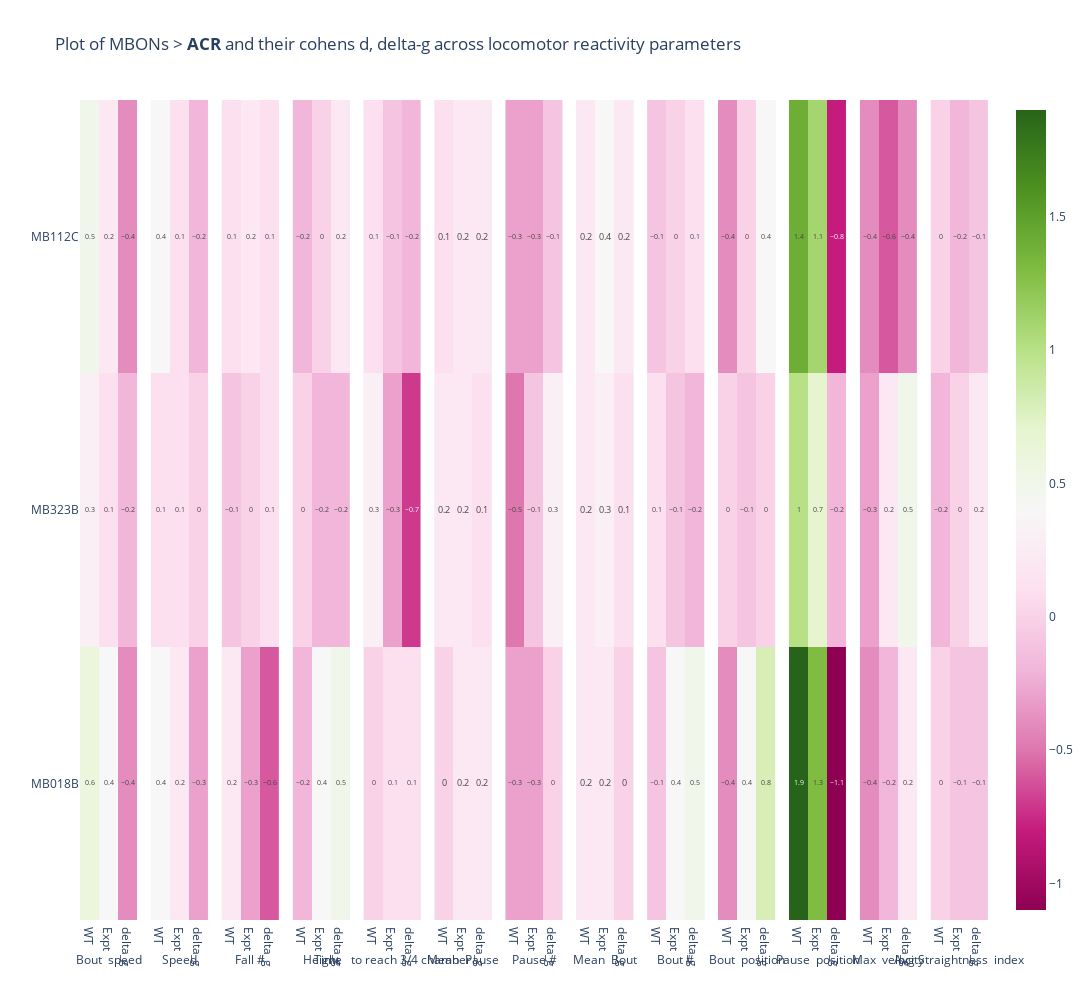

The notebook cell saved with this chart:
### Code cell
# f1,ax = plt.subplots(nrows=1, ncols=13, sharex=False, sharey = True, figsize=(15, 6))

from plotly.subplots import make_subplots
import plotly.graph_objects as go
import plotly.express as px

subplottitles = list(map(lambda s:s.replace('\n', ''), dfreg2.columns))
g1 = round(totalregdf,1)

fig = make_subplots(rows = 1,cols = 13, horizontal_spacing = 0.015, shared_yaxes =True, subplot_titles= dfreg2.columns)   


for n, j in zip(dfreg2.columns, list(range(1,14))):
    figure1 = px.imshow(g1[n], text_auto = True, aspect = "auto")
    fig.add_trace(figure1['data'][0], row = 1, col = j)

fig.update_layout(title = 'Plot of MBONs > <b>' + responder +  '</b> and their cohens d, delta-g across locomotor reactivity parameters', height = 1000, width = 1800)
fig.update_annotations(font_size=12, yshift = -870)


#plt.savefig(openPath + "images\\"  + "cohens d and delta gheatmap_" + responder + "_" + date + ".png", dpi = 1200)

fig.show()

### Figure 1 — Plotly figure (JSON) as saved in the notebook; plotly's stock layout.template omitted (floating-point values rounded to 4 significant figures)
{"data": [{"coloraxis": "coloraxis", "hovertemplate": "x: %{x}<br>MBON: %{y}<br>color: %{z}<extra></extra>", "name": "0", "texttemplate": "%{z}", "type": "heatmap", "x": ["WT", "Expt", "delta_g"], "xaxis": "x", "y": ["MB018B", "MB323B", "MB112C"], "yaxis": "y", "z": [[0.6, 0.4, -0.4], [0.3, 0.1, -0.2], [0.5, 0.2, -0.4]]}, {"coloraxis": "coloraxis", "hovertemplate": "x: %{x}<br>MBON: %{y}<br>color: %{z}<extra></extra>", "name": "0", "texttemplate": "%{z}", "type": "heatmap", "x": ["WT", "Expt", "delta_g"], "xaxis": "x2", "y": ["MB018B", "MB323B", "MB112C"], "yaxis": "y2", "z": [[0.4, 0.2, -0.3], [0.1, 0.1, 0], [0.4, 0.1, -0.2]]}, {"coloraxis": "coloraxis", "hovertemplate": "x: %{x}<br>MBON: %{y}<br>color: %{z}<extra></extra>", "name": "0", "texttemplate": "%{z}", "type": "heatmap", "x": ["WT", "Expt", "delta_g"], "xaxis": "x3", "y": ["MB018B", "MB323B", "MB112C"], "yaxis": "y3", "z": [[0.2, -0.3, -0.6], [-0.1, 0, 0.1], [0.1, 0.2, 0.1]]}, {"coloraxis": "coloraxis", "hovertemplate": "x: %{x}<br>MBON: %{y}<br>color: %{z}<extra></extra>", "name": "0", "texttemplate": "%{z}", "type": "heatmap", "x": ["WT", "Expt", "delta_g"], "xaxis": "x4", "y": ["MB018B", "MB323B", "MB112C"], "yaxis": "y4", "z": [[-0.2, 0.4, 0.5], [0, -0.2, -0.2], [-0.2, 0, 0.2]]}, {"coloraxis": "coloraxis", "hovertemplate": "x: %{x}<br>MBON: %{y}<br>color: %{z}<extra></extra>", "name": "0", "texttemplate": "%{z}", "type": "heatmap", "x": ["WT", "Expt", "delta_g"], "xaxis": "x5", "y": ["MB018B", "MB323B", "MB112C"], "yaxis": "y5", "z": [[0, 0.1, 0.1], [0.3, -0.3, -0.7], [0.1, -0.1, -0.2]]}, {"coloraxis": "coloraxis", "hovertemplate": "x: %{x}<br>MBON: %{y}<br>color: %{z}<extra></extra>", "name": "0", "texttemplate": "%{z}", "type": "heatmap", "x": ["WT", "Expt", "delta_g"], "xaxis": "x6", "y": ["MB018B", "MB323B", "MB112C"], "yaxis": "y6", "z": [[0, 0.2, 0.2], [0.2, 0.2, 0.1], [0.1, 0.2, 0.2]]}, {"coloraxis": "coloraxis", "hovertemplate": "x: %{x}<br>MBON: %{y}<br>color: %{z}<extra></extra>", "name": "0", "texttemplate": "%{z}", "type": "heatmap", "x": ["WT", "Expt", "delta_g"], "xaxis": "x7", "y": ["MB018B", "MB323B", "MB112C"], "yaxis": "y7", "z": [[-0.3, -0.3, 0], [-0.5, -0.1, 0.3], [-0.3, -0.3, -0.1]]}, {"coloraxis": "coloraxis", "hovertemplate": "x: %{x}<br>MBON: %{y}<br>color: %{z}<extra></extra>", "name": "0", "texttemplate": "%{z}", "type": "heatmap", "x": ["WT", "Expt", "delta_g"], "xaxis": "x8", "y": ["MB018B", "MB323B", "MB112C"], "yaxis": "y8", "z": [[0.2, 0.2, 0], [0.2, 0.3, 0.1], [0.2, 0.4, 0.2]]}, {"coloraxis": "coloraxis", "hovertemplate": "x: %{x}<br>MBON: %{y}<br>color: %{z}<extra></extra>", "name": "0", "texttemplate": "%{z}", "type": "heatmap", "x": ["WT", "Expt", "delta_g"], "xaxis": "x9", "y": ["MB018B", "MB323B", "MB112C"], "yaxis": "y9", "z": [[-0.1, 0.4, 0.5], [0.1, -0.1, -0.2], [-0.1, 0, 0.1]]}, {"coloraxis": "coloraxis", "hovertemplate": "x: %{x}<br>MBON: %{y}<br>color: %{z}<extra></extra>", "name": "0", "texttemplate": "%{z}", "type": "heatmap", "x": ["WT", "Expt", "delta_g"], "xaxis": "x10", "y": ["MB018B", "MB323B", "MB112C"], "yaxis": "y10", "z": [[-0.4, 0.4, 0.8], [0, -0.1, 0], [-0.4, 0, 0.4]]}, {"coloraxis": "coloraxis", "hovertemplate": "x: %{x}<br>MBON: %{y}<br>color: %{z}<extra></extra>", "name": "0", "texttemplate": "%{z}", "type": "heatmap", "x": ["WT", "Expt", "delta_g"], "xaxis": "x11", "y": ["MB018B", "MB323B", "MB112C"], "yaxis": "y11", "z": [[1.9, 1.3, -1.1], [1, 0.7, -0.2], [1.4, 1.1, -0.8]]}, {"coloraxis": "coloraxis", "hovertemplate": "x: %{x}<br>MBON: %{y}<br>color: %{z}<extra></extra>", "name": "0", "texttemplate": "%{z}", "type": "heatmap", "x": ["WT", "Expt", "delta_g"], "xaxis": "x12", "y": ["MB018B", "MB323B", "MB112C"], "yaxis": "y12", "z": [[-0.4, -0.2, 0.2], [-0.3, 0.2, 0.5], [-0.4, -0.6, -0.4]]}, {"coloraxis": "coloraxis", "hovertemplate": "x: %{x}<br>MBON: %{y}<br>color: %{z}<extra></extra>", "name": "0", "texttemplate": "%{z}", "type": "heatmap", "x": ["WT", "Expt", "delta_g"], "xaxis": "x13", "y": ["MB018B", "MB323B", "MB112C"], "yaxis": "y13", "z": [[0, -0.1, -0.1], [-0.2, 0, 0.2], [0, -0.2, -0.1]]}], "layout": {"annotations": [{"font": {"size": 12}, "showarrow": false, "text": "Bout\n speed", "x": 0.03154, "xanchor": "center", "xref": "paper", "y": 1, "yanchor": "bottom", "yref": "paper", "yshift": -870}, {"font": {"size": 12}, "showarrow": false, "text": "Speed", "x": 0.1096, "xanchor": "center", "xref": "paper", "y": 1, "yanchor": "bottom", "yref": "paper", "yshift": -870}, {"font": {"size": 12}, "showarrow": false, "text": "Fall #", "x": 0.1877, "xanchor": "center", "xref": "paper", "y": 1, "yanchor": "bottom", "yref": "paper", "yshift": -870}, {"font": {"size": 12}, "showarrow": false, "text": "Height", "x": 0.2658, "xanchor": "center", "xref": "paper", "y": 1, "yanchor": "bottom", "yref": "paper", "yshift": -870}, {"font": {"size": 12}, "showarrow": false, "text": "Time \n to reach 3/4 chamber", "x": 0.3438, "xanchor": "center", "xref": "paper", "y": 1, "yanchor": "bottom", "yref": "paper", "yshift": -870}, {"font": {"size": 12}, "showarrow": false, "text": "Mean\n Pause", "x": 0.4219, "xanchor": "center", "xref": "paper", "y": 1, "yanchor": "bottom", "yref": "paper", "yshift": -870}, {"font": {"size": 12}, "showarrow": false, "text": "Pause #", "x": 0.5, "xanchor": "center", "xref": "paper", "y": 1, "yanchor": "bottom", "yref": "paper", "yshift": -870}, {"font": {"size": 12}, "showarrow": false, "text": "Mean\n Bout", "x": 0.5781, "xanchor": "center", "xref": "paper", "y": 1, "yanchor": "bottom", "yref": "paper", "yshift": -870}, {"font": {"size": 12}, "showarrow": false, "text": "Bout #", "x": 0.6562, "xanchor": "center", "xref": "paper", "y": 1, "yanchor": "bottom", "yref": "paper", "yshift": -870}, {"font": {"size": 12}, "showarrow": false, "text": "Bout\n position", "x": 0.7342, "xanchor": "center", "xref": "paper", "y": 1, "yanchor": "bottom", "yref": "paper", "yshift": -870}, {"font": {"size": 12}, "showarrow": false, "text": "Pause\n position", "x": 0.8123, "xanchor": "center", "xref": "paper", "y": 1, "yanchor": "bottom", "yref": "paper", "yshift": -870}, {"font": {"size": 12}, "showarrow": false, "text": "Max\n velocity", "x": 0.8904, "xanchor": "center", "xref": "paper", "y": 1, "yanchor": "bottom", "yref": "paper", "yshift": -870}, {"font": {"size": 12}, "showarrow": false, "text": "Avg Straightness\n index", "x": 0.9685, "xanchor": "center", "xref": "paper", "y": 1, "yanchor": "bottom", "yref": "paper", "yshift": -870}], "height": 1000, "title": {"text": "Plot of MBONs > <b>ACR</b> and their cohens d, delta-g across locomotor reactivity parameters"}, "width": 1800, "xaxis": {"anchor": "y", "domain": [0, 0.06308]}, "xaxis10": {"anchor": "y10", "domain": [0.7027, 0.7658]}, "xaxis11": {"anchor": "y11", "domain": [0.7808, 0.8438]}, "xaxis12": {"anchor": "y12", "domain": [0.8588, 0.9219]}, "xaxis13": {"anchor": "y13", "domain": [0.9369, 1.0]}, "xaxis2": {"anchor": "y2", "domain": [0.07808, 0.1412]}, "xaxis3": {"anchor": "y3", "domain": [0.1562, 0.2192]}, "xaxis4": {"anchor": "y4", "domain": [0.2342, 0.2973]}, "xaxis5": {"anchor": "y5", "domain": [0.3123, 0.3754]}, "xaxis6": {"anchor": "y6", "domain": [0.3904, 0.4535]}, "xaxis7": {"anchor": "y7", "domain": [0.4685, 0.5315]}, "xaxis8": {"anchor": "y8", "domain": [0.5465, 0.6096]}, "xaxis9": {"anchor": "y9", "domain": [0.6246, 0.6877]}, "yaxis": {"anchor": "x", "domain": [0, 1]}, "yaxis10": {"anchor": "x10", "domain": [0, 1], "matches": "y", "showticklabels": false}, "yaxis11": {"anchor": "x11", "domain": [0, 1], "matches": "y", "showticklabels": false}, "yaxis12": {"anchor": "x12", "domain": [0, 1], "matches": "y", "showticklabels": false}, "yaxis13": {"anchor": "x13", "domain": [0, 1], "matches": "y", "showticklabels": false}, "yaxis2": {"anchor": "x2", "domain": [0, 1], "matches": "y", "showticklabels": false}, "yaxis3": {"anchor": "x3", "domain": [0, 1], "matches": "y", "showticklabels": false}, "yaxis4": {"anchor": "x4", "domain": [0, 1], "matches": "y", "showticklabels": false}, "yaxis5": {"anchor": "x5", "domain": [0, 1], "matches": "y", "showticklabels": false}, "yaxis6": {"anchor": "x6", "domain": [0, 1], "matches": "y", "showticklabels": false}, "yaxis7": {"anchor": "x7", "domain": [0, 1], "matches": "y", "showticklabels": false}, "yaxis8": {"anchor": "x8", "domain": [0, 1], "matches": "y", "showticklabels": false}, "yaxis9": {"anchor": "x9", "domain": [0, 1], "matches": "y", "showticklabels": false}}}
